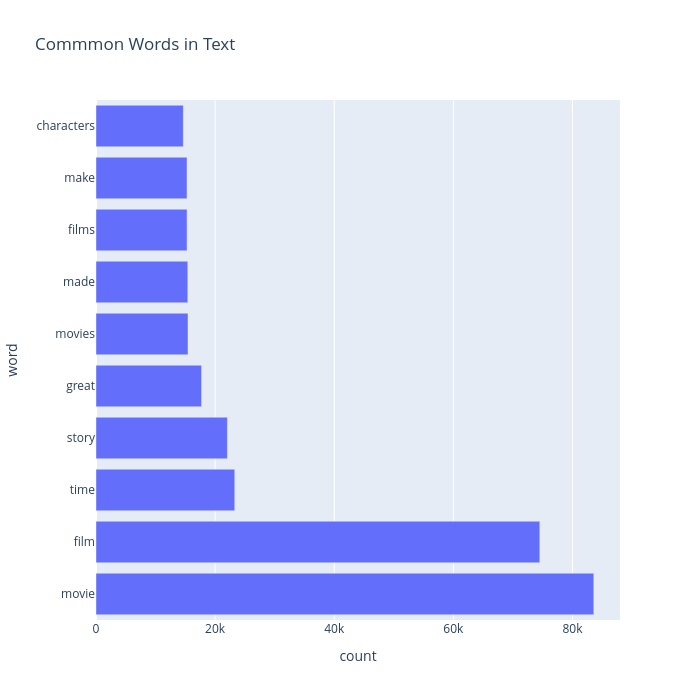

This figure's notebook cell:
### Code cell
px.bar(temp, x="count", y="word", title='Commmon Words in Text', orientation='h', 
             width=700, height=700)

### Figure 1 — Plotly figure (JSON) as saved in the notebook; plotly's stock layout.template omitted (floating-point values rounded to 4 significant figures)
{"data": [{"hovertemplate": "count=%{x}<br>word=%{y}<extra></extra>", "legendgroup": "", "marker": {"color": "#636efa", "pattern": {"shape": ""}}, "name": "", "orientation": "h", "showlegend": false, "textposition": "auto", "type": "bar", "x": [83576, 74511, 23298, 22062, 17723, 15447, 15414, 15294, 15284, 14657], "xaxis": "x", "y": ["movie", "film", "time", "story", "great", "movies", "made", "films", "make", "characters"], "yaxis": "y"}], "layout": {"barmode": "relative", "height": 700, "legend": {"tracegroupgap": 0}, "title": {"text": "Commmon Words in Text"}, "width": 700, "xaxis": {"anchor": "y", "domain": [0, 1], "title": {"text": "count"}}, "yaxis": {"anchor": "x", "domain": [0, 1], "title": {"text": "word"}}}}
